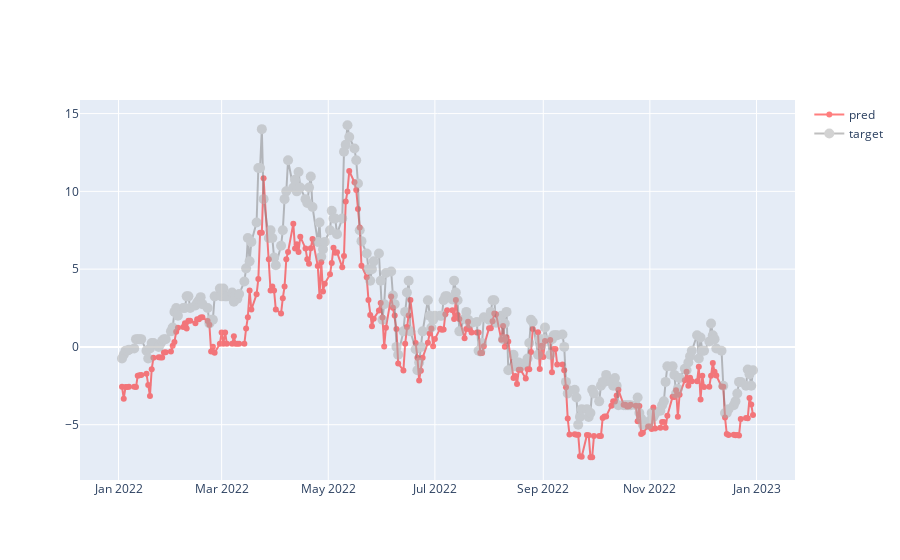

Notebook source saved alongside this figure:
### Code cell
results_df['preds_scaled'] = results_df['preds'] * 5

show_plot(results_df, 'preds_scaled')

### Figure 1 — Plotly figure (JSON) as saved in the notebook; plotly's stock layout.template omitted (floating-point values rounded to 4 significant figures; data arrays with more than 128 entries replaced by an {"elided": "..."} marker saying what was removed)
{"data": [{"line": {"color": "red", "width": 2}, "mode": "lines+markers", "name": "pred", "opacity": 0.5, "type": "scatter", "x": {"elided": "260 str values"}, "y": {"elided": "260 float values"}}, {"line": {"color": "gray", "width": 2}, "marker": {"color": "darkgray", "size": 10}, "mode": "lines+markers", "name": "target", "opacity": 0.5, "type": "scatter", "x": {"elided": "260 str values"}, "y": {"elided": "260 float values"}}], "layout": {}}
